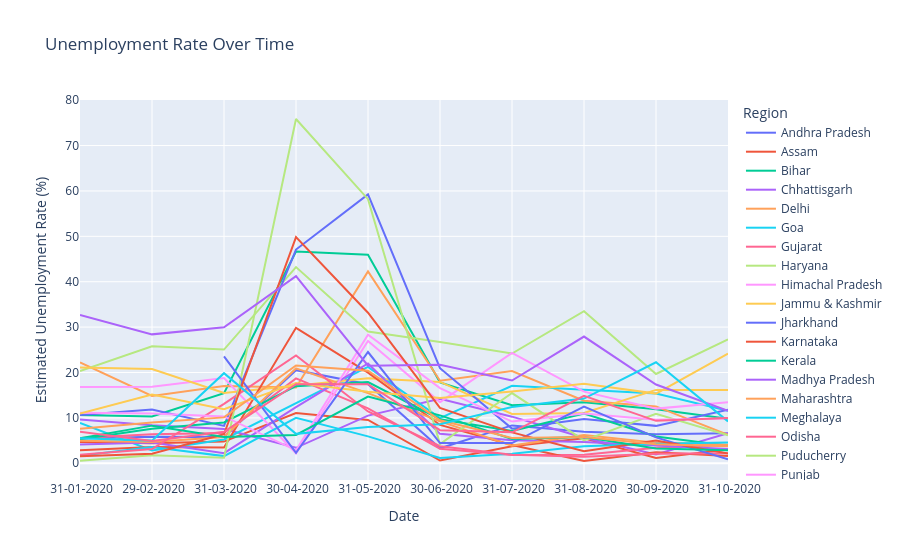

The code cell stored with this chart in its notebook:
### Markdown cell above
# Time Series Line Plot for Unemployment Rate by Region

### Code cell
fig = px.line(
    df2,
    x='Date',
    y="Estimated Unemployment Rate (%)",
    color='Region',
    title='Unemployment Rate Over Time',
    template='plotly'
)
fig.show()

### Figure 1 — Plotly figure (JSON) as saved in the notebook; plotly's stock layout.template omitted (floating-point values rounded to 4 significant figures)
{"data": [{"hovertemplate": "Region=Andhra Pradesh<br>Date=%{x}<br>Estimated Unemployment Rate (%)=%{y}<extra></extra>", "legendgroup": "Andhra Pradesh", "line": {"color": "#636efa", "dash": "solid"}, "marker": {"symbol": "circle"}, "mode": "lines", "name": "Andhra Pradesh", "orientation": "v", "showlegend": true, "type": "scatter", "x": [" 31-01-2020", " 29-02-2020", " 31-03-2020", " 30-04-2020", " 31-05-2020", " 30-06-2020", " 31-07-2020", " 31-08-2020", " 30-09-2020", " 31-10-2020"], "xaxis": "x", "y": [5.48, 5.83, 5.79, 20.51, 17.43, 3.31, 8.34, 6.96, 6.4, 6.59], "yaxis": "y"}, {"hovertemplate": "Region=Assam<br>Date=%{x}<br>Estimated Unemployment Rate (%)=%{y}<extra></extra>", "legendgroup": "Assam", "line": {"color": "#EF553B", "dash": "solid"}, "marker": {"symbol": "circle"}, "mode": "lines", "name": "Assam", "orientation": "v", "showlegend": true, "type": "scatter", "x": [" 31-01-2020", " 29-02-2020", " 31-03-2020", " 30-04-2020", " 31-05-2020", " 30-06-2020", " 31-07-2020", " 31-08-2020", " 30-09-2020", " 31-10-2020"], "xaxis": "x", "y": [4.66, 4.41, 4.77, 11.06, 9.55, 0.6, 3.77, 5.53, 1.19, 3.02], "yaxis": "y"}, {"hovertemplate": "Region=Bihar<br>Date=%{x}<br>Estimated Unemployment Rate (%)=%{y}<extra></extra>", "legendgroup": "Bihar", "line": {"color": "#00cc96", "dash": "solid"}, "marker": {"symbol": "circle"}, "mode": "lines", "name": "Bihar", "orientation": "v", "showlegend": true, "type": "scatter", "x": [" 31-01-2020", " 29-02-2020", " 31-03-2020", " 30-04-2020", " 31-05-2020", " 30-06-2020", " 31-07-2020", " 31-08-2020", " 30-09-2020", " 31-10-2020"], "xaxis": "x", "y": [10.61, 10.29, 15.43, 46.64, 45.96, 17.82, 12.79, 13.44, 11.91, 9.82], "yaxis": "y"}, {"hovertemplate": "Region=Chhattisgarh<br>Date=%{x}<br>Estimated Unemployment Rate (%)=%{y}<extra></extra>", "legendgroup": "Chhattisgarh", "line": {"color": "#ab63fa", "dash": "solid"}, "marker": {"symbol": "circle"}, "mode": "lines", "name": "Chhattisgarh", "orientation": "v", "showlegend": true, "type": "scatter", "x": [" 31-01-2020", " 29-02-2020", " 31-03-2020", " 30-04-2020", " 31-05-2020", " 30-06-2020", " 31-07-2020", " 31-08-2020", " 30-09-2020", " 31-10-2020"], "xaxis": "x", "y": [9.65, 8.38, 7.54, 3.41, 10.5, 14.23, 10.27, 5.63, 1.96, 6.62], "yaxis": "y"}, {"hovertemplate": "Region=Delhi<br>Date=%{x}<br>Estimated Unemployment Rate (%)=%{y}<extra></extra>", "legendgroup": "Delhi", "line": {"color": "#FFA15A", "dash": "solid"}, "marker": {"symbol": "circle"}, "mode": "lines", "name": "Delhi", "orientation": "v", "showlegend": true, "type": "scatter", "x": [" 31-01-2020", " 29-02-2020", " 31-03-2020", " 30-04-2020", " 31-05-2020", " 30-06-2020", " 31-07-2020", " 31-08-2020", " 30-09-2020", " 31-10-2020"], "xaxis": "x", "y": [22.23, 14.84, 17.04, 16.68, 42.27, 18.19, 20.3, 13.79, 12.53, 6.27], "yaxis": "y"}, {"hovertemplate": "Region=Goa<br>Date=%{x}<br>Estimated Unemployment Rate (%)=%{y}<extra></extra>", "legendgroup": "Goa", "line": {"color": "#19d3f3", "dash": "solid"}, "marker": {"symbol": "circle"}, "mode": "lines", "name": "Goa", "orientation": "v", "showlegend": true, "type": "scatter", "x": [" 31-01-2020", " 29-02-2020", " 31-03-2020", " 30-04-2020", " 31-05-2020", " 30-06-2020", " 31-07-2020", " 31-08-2020", " 30-09-2020", " 31-10-2020"], "xaxis": "x", "y": [8.89, 2.81, 5.25, 13.31, 21.25, 9.96, 17.07, 16.21, 15.38, 11.54], "yaxis": "y"}, {"hovertemplate": "Region=Gujarat<br>Date=%{x}<br>Estimated Unemployment Rate (%)=%{y}<extra></extra>", "legendgroup": "Gujarat", "line": {"color": "#FF6692", "dash": "solid"}, "marker": {"symbol": "circle"}, "mode": "lines", "name": "Gujarat", "orientation": "v", "showlegend": true, "type": "scatter", "x": [" 31-01-2020", " 29-02-2020", " 31-03-2020", " 30-04-2020", " 31-05-2020", " 30-06-2020", " 31-07-2020", " 31-08-2020", " 30-09-2020", " 31-10-2020"], "xaxis": "x", "y": [5.54, 6.38, 6.66, 18.71, 12.11, 3.2, 1.84, 1.87, 3.42, 4.03], "yaxis": "y"}, {"hovertemplate": "Region=Haryana<br>Date=%{x}<br>Estimated Unemployment Rate (%)=%{y}<extra></extra>", "legendgroup": "Haryana", "line": {"color": "#B6E880", "dash": "solid"}, "marker": {"symbol": "circle"}, "mode": "lines", "name": "Haryana", "orientation": "v", "showlegend": true, "type": "scatter", "x": [" 31-01-2020", " 29-02-2020", " 31-03-2020", " 30-04-2020", " 31-05-2020", " 30-06-2020", " 31-07-2020", " 31-08-2020", " 30-09-2020", " 31-10-2020"], "xaxis": "x", "y": [20.34, 25.77, 25.05, 43.22, 29.02, 26.7, 24.18, 33.5, 19.68, 27.31], "yaxis": "y"}, {"hovertemplate": "Region=Himachal Pradesh<br>Date=%{x}<br>Estimated Unemployment Rate (%)=%{y}<extra></extra>", "legendgroup": "Himachal Pradesh", "line": {"color": "#FF97FF", "dash": "solid"}, "marker": {"symbol": "circle"}, "mode": "lines", "name": "Himachal Pradesh", "orientation": "v", "showlegend": true, "type": "scatter", "x": [" 31-01-2020", " 29-02-2020", " 31-03-2020", " 30-04-2020", " 31-05-2020", " 30-06-2020", " 31-07-2020", " 31-08-2020", " 30-09-2020", " 31-10-2020"], "xaxis": "x", "y": [16.83, 16.84, 18.76, 2.2, 26.95, 13.47, 24.31, 15.79, 12.04, 13.46], "yaxis": "y"}, {"hovertemplate": "Region=Jammu & Kashmir<br>Date=%{x}<br>Estimated Unemployment Rate (%)=%{y}<extra></extra>", "legendgroup": "Jammu & Kashmir", "line": {"color": "#FECB52", "dash": "solid"}, "marker": {"symbol": "circle"}, "mode": "lines", "name": "Jammu & Kashmir", "orientation": "v", "showlegend": true, "type": "scatter", "x": [" 31-01-2020", " 29-02-2020", " 31-03-2020", " 31-05-2020", " 30-06-2020", " 31-07-2020", " 31-08-2020", " 30-09-2020", " 31-10-2020"], "xaxis": "x", "y": [21.08, 20.78, 15.5, 18.74, 17.92, 10.88, 11.09, 16.17, 16.14], "yaxis": "y"}, {"hovertemplate": "Region=Jharkhand<br>Date=%{x}<br>Estimated Unemployment Rate (%)=%{y}<extra></extra>", "legendgroup": "Jharkhand", "line": {"color": "#636efa", "dash": "solid"}, "marker": {"symbol": "circle"}, "mode": "lines", "name": "Jharkhand", "orientation": "v", "showlegend": true, "type": "scatter", "x": [" 31-01-2020", " 29-02-2020", " 31-03-2020", " 30-04-2020", " 31-05-2020", " 30-06-2020", " 31-07-2020", " 31-08-2020", " 30-09-2020", " 31-10-2020"], "xaxis": "x", "y": [10.61, 11.85, 8.23, 47.09, 59.23, 20.95, 7.63, 9.76, 8.24, 11.8], "yaxis": "y"}, {"hovertemplate": "Region=Karnataka<br>Date=%{x}<br>Estimated Unemployment Rate (%)=%{y}<extra></extra>", "legendgroup": "Karnataka", "line": {"color": "#EF553B", "dash": "solid"}, "marker": {"symbol": "circle"}, "mode": "lines", "name": "Karnataka", "orientation": "v", "showlegend": true, "type": "scatter", "x": [" 31-01-2020", " 29-02-2020", " 31-03-2020", " 30-04-2020", " 31-05-2020", " 30-06-2020", " 31-07-2020", " 31-08-2020", " 30-09-2020", " 31-10-2020"], "xaxis": "x", "y": [2.86, 3.61, 3.46, 29.84, 19.97, 8.44, 4.01, 0.5, 2.41, 1.58], "yaxis": "y"}, {"hovertemplate": "Region=Kerala<br>Date=%{x}<br>Estimated Unemployment Rate (%)=%{y}<extra></extra>", "legendgroup": "Kerala", "line": {"color": "#00cc96", "dash": "solid"}, "marker": {"symbol": "circle"}, "mode": "lines", "name": "Kerala", "orientation": "v", "showlegend": true, "type": "scatter", "x": [" 31-01-2020", " 29-02-2020", " 31-03-2020", " 30-04-2020", " 31-05-2020", " 30-06-2020", " 31-07-2020", " 31-08-2020", " 30-09-2020", " 31-10-2020"], "xaxis": "x", "y": [5.31, 7.6, 8.99, 16.99, 17.88, 9.71, 7.09, 10.98, 5.91, 3.88], "yaxis": "y"}, {"hovertemplate": "Region=Madhya Pradesh<br>Date=%{x}<br>Estimated Unemployment Rate (%)=%{y}<extra></extra>", "legendgroup": "Madhya Pradesh", "line": {"color": "#ab63fa", "dash": "solid"}, "marker": {"symbol": "circle"}, "mode": "lines", "name": "Madhya Pradesh", "orientation": "v", "showlegend": true, "type": "scatter", "x": [" 31-01-2020", " 29-02-2020", " 31-03-2020", " 30-04-2020", " 31-05-2020", " 30-06-2020", " 31-07-2020", " 31-08-2020", " 30-09-2020", " 31-10-2020"], "xaxis": "x", "y": [4.11, 4.57, 2.22, 12.36, 21.98, 6.48, 5.08, 4.7, 3.91, 3.13], "yaxis": "y"}, {"hovertemplate": "Region=Maharashtra<br>Date=%{x}<br>Estimated Unemployment Rate (%)=%{y}<extra></extra>", "legendgroup": "Maharashtra", "line": {"color": "#FFA15A", "dash": "solid"}, "marker": {"symbol": "circle"}, "mode": "lines", "name": "Maharashtra", "orientation": "v", "showlegend": true, "type": "scatter", "x": [" 31-01-2020", " 29-02-2020", " 31-03-2020", " 30-04-2020", " 31-05-2020", " 30-06-2020", " 31-07-2020", " 31-08-2020", " 30-09-2020", " 31-10-2020"], "xaxis": "x", "y": [4.95, 4.69, 5.79, 20.9, 15.46, 9.23, 3.89, 6.23, 4.55, 4.1], "yaxis": "y"}, {"hovertemplate": "Region=Meghalaya<br>Date=%{x}<br>Estimated Unemployment Rate (%)=%{y}<extra></extra>", "legendgroup": "Meghalaya", "line": {"color": "#19d3f3", "dash": "solid"}, "marker": {"symbol": "circle"}, "mode": "lines", "name": "Meghalaya", "orientation": "v", "showlegend": true, "type": "scatter", "x": [" 31-01-2020", " 29-02-2020", " 31-03-2020", " 30-04-2020", " 31-05-2020", " 30-06-2020", " 31-07-2020", " 31-08-2020", " 30-09-2020", " 31-10-2020"], "xaxis": "x", "y": [1.66, 3.59, 1.58, 10.03, 5.92, 1.15, 2.1, 3.74, 4.29, 4.6], "yaxis": "y"}, {"hovertemplate": "Region=Odisha<br>Date=%{x}<br>Estimated Unemployment Rate (%)=%{y}<extra></extra>", "legendgroup": "Odisha", "line": {"color": "#FF6692", "dash": "solid"}, "marker": {"symbol": "circle"}, "mode": "lines", "name": "Odisha", "orientation": "v", "showlegend": true, "type": "scatter", "x": [" 31-01-2020", " 29-02-2020", " 31-03-2020", " 30-04-2020", " 31-05-2020", " 30-06-2020", " 31-07-2020", " 31-08-2020", " 30-09-2020", " 31-10-2020"], "xaxis": "x", "y": [1.9, 3.12, 13.08, 23.76, 11.41, 3.77, 1.88, 1.42, 2.1, 2.18], "yaxis": "y"}, {"hovertemplate": "Region=Puducherry<br>Date=%{x}<br>Estimated Unemployment Rate (%)=%{y}<extra></extra>", "legendgroup": "Puducherry", "line": {"color": "#B6E880", "dash": "solid"}, "marker": {"symbol": "circle"}, "mode": "lines", "name": "Puducherry", "orientation": "v", "showlegend": true, "type": "scatter", "x": [" 31-01-2020", " 29-02-2020", " 31-03-2020", " 30-04-2020", " 31-05-2020", " 30-06-2020", " 31-07-2020", " 31-08-2020", " 30-09-2020", " 31-10-2020"], "xaxis": "x", "y": [0.58, 1.76, 1.2, 75.85, 58.19, 4.24, 15.47, 5.05, 10.9, 6.18], "yaxis": "y"}, {"hovertemplate": "Region=Punjab<br>Date=%{x}<br>Estimated Unemployment Rate (%)=%{y}<extra></extra>", "legendgroup": "Punjab", "line": {"color": "#FF97FF", "dash": "solid"}, "marker": {"symbol": "circle"}, "mode": "lines", "name": "Punjab", "orientation": "v", "showlegend": true, "type": "scatter", "x": [" 31-01-2020", " 29-02-2020", " 31-03-2020", " 30-04-2020", " 31-05-2020", " 30-06-2020", " 31-07-2020", " 31-08-2020", " 30-09-2020", " 31-10-2020"], "xaxis": "x", "y": [11.11, 10.97, 10.32, 2.86, 28.33, 16.55, 9.19, 10.99, 9.61, 9.88], "yaxis": "y"}, {"hovertemplate": "Region=Rajasthan<br>Date=%{x}<br>Estimated Unemployment Rate (%)=%{y}<extra></extra>", "legendgroup": "Rajasthan", "line": {"color": "#FECB52", "dash": "solid"}, "marker": {"symbol": "circle"}, "mode": "lines", "name": "Rajasthan", "orientation": "v", "showlegend": true, "type": "scatter", "x": [" 31-01-2020", " 29-02-2020", " 31-03-2020", " 30-04-2020", " 31-05-2020", " 30-06-2020", " 31-07-2020", " 31-08-2020", " 30-09-2020", " 31-10-2020"], "xaxis": "x", "y": [10.97, 15.16, 11.9, 17.7, 15.74, 14.39, 15.81, 17.51, 15.35, 24.15], "yaxis": "y"}, {"hovertemplate": "Region=Sikkim<br>Date=%{x}<br>Estimated Unemployment Rate (%)=%{y}<extra></extra>", "legendgroup": "Sikkim", "line": {"color": "#636efa", "dash": "solid"}, "marker": {"symbol": "circle"}, "mode": "lines", "name": "Sikkim", "orientation": "v", "showlegend": true, "type": "scatter", "x": [" 31-03-2020", " 30-04-2020", " 31-05-2020", " 30-06-2020", " 31-07-2020", " 31-08-2020", " 30-09-2020", " 31-10-2020"], "xaxis": "x", "y": [23.57, 2.28, 24.51, 4.46, 4.45, 12.49, 5.7, 0.88], "yaxis": "y"}, {"hovertemplate": "Region=Tamil Nadu<br>Date=%{x}<br>Estimated Unemployment Rate (%)=%{y}<extra></extra>", "legendgroup": "Tamil Nadu", "line": {"color": "#EF553B", "dash": "solid"}, "marker": {"symbol": "circle"}, "mode": "lines", "name": "Tamil Nadu", "orientation": "v", "showlegend": true, "type": "scatter", "x": [" 31-01-2020", " 29-02-2020", " 31-03-2020", " 30-04-2020", " 31-05-2020", " 30-06-2020", " 31-07-2020", " 31-08-2020", " 30-09-2020", " 31-10-2020"], "xaxis": "x", "y": [1.57, 2.09, 6.4, 49.83, 33.16, 12.2, 6.81, 2.65, 5, 2.16], "yaxis": "y"}, {"hovertemplate": "Region=Telangana<br>Date=%{x}<br>Estimated Unemployment Rate (%)=%{y}<extra></extra>", "legendgroup": "Telangana", "line": {"color": "#00cc96", "dash": "solid"}, "marker": {"symbol": "circle"}, "mode": "lines", "name": "Telangana", "orientation": "v", "showlegend": true, "type": "scatter", "x": [" 31-01-2020", " 29-02-2020", " 31-03-2020", " 30-04-2020", " 31-05-2020", " 30-06-2020", " 31-07-2020", " 31-08-2020", " 30-09-2020", " 31-10-2020"], "xaxis": "x", "y": [5.49, 8.29, 5.77, 6.25, 14.7, 10.55, 5.36, 5.79, 3.27, 2.86], "yaxis": "y"}, {"hovertemplate": "Region=Tripura<br>Date=%{x}<br>Estimated Unemployment Rate (%)=%{y}<extra></extra>", "legendgroup": "Tripura", "line": {"color": "#ab63fa", "dash": "solid"}, "marker": {"symbol": "circle"}, "mode": "lines", "name": "Tripura", "orientation": "v", "showlegend": true, "type": "scatter", "x": [" 31-01-2020", " 29-02-2020", " 31-03-2020", " 30-04-2020", " 31-05-2020", " 30-06-2020", " 31-07-2020", " 31-08-2020", " 30-09-2020", " 31-10-2020"], "xaxis": "x", "y": [32.67, 28.4, 29.95, 41.23, 21.51, 21.71, 18.24, 27.92, 17.35, 11.57], "yaxis": "y"}, {"hovertemplate": "Region=Uttar Pradesh<br>Date=%{x}<br>Estimated Unemployment Rate (%)=%{y}<extra></extra>", "legendgroup": "Uttar Pradesh", "line": {"color": "#FFA15A", "dash": "solid"}, "marker": {"symbol": "circle"}, "mode": "lines", "name": "Uttar Pradesh", "orientation": "v", "showlegend": true, "type": "scatter", "x": [" 31-01-2020", " 29-02-2020", " 31-03-2020", " 30-04-2020", " 31-05-2020", " 30-06-2020", " 31-07-2020", " 31-08-2020", " 30-09-2020", " 31-10-2020"], "xaxis": "x", "y": [7.58, 8.98, 10.11, 21.54, 20.41, 9.47, 5.56, 5.79, 4.18, 3.75], "yaxis": "y"}, {"hovertemplate": "Region=Uttarakhand<br>Date=%{x}<br>Estimated Unemployment Rate (%)=%{y}<extra></extra>", "legendgroup": "Uttarakhand", "line": {"color": "#19d3f3", "dash": "solid"}, "marker": {"symbol": "circle"}, "mode": "lines", "name": "Uttarakhand", "orientation": "v", "showlegend": true, "type": "scatter", "x": [" 31-01-2020", " 29-02-2020", " 31-03-2020", " 30-04-2020", " 31-05-2020", " 30-06-2020", " 31-07-2020", " 31-08-2020", " 30-09-2020", " 31-10-2020"], "xaxis": "x", "y": [5.49, 4.99, 19.85, 6.48, 8.01, 8.61, 12.38, 14.26, 22.26, 9.23], "yaxis": "y"}, {"hovertemplate": "Region=West Bengal<br>Date=%{x}<br>Estimated Unemployment Rate (%)=%{y}<extra></extra>", "legendgroup": "West Bengal", "line": {"color": "#FF6692", "dash": "solid"}, "marker": {"symbol": "circle"}, "mode": "lines", "name": "West Bengal", "orientation": "v", "showlegend": true, "type": "scatter", "x": [" 31-01-2020", " 29-02-2020", " 31-03-2020", " 30-04-2020", " 31-05-2020", " 30-06-2020", " 31-07-2020", " 31-08-2020", " 30-09-2020", " 31-10-2020"], "xaxis": "x", "y": [6.94, 4.92, 6.92, 17.41, 17.41, 7.29, 6.83, 14.87, 9.35, 9.98], "yaxis": "y"}], "layout": {"legend": {"title": {"text": "Region"}, "tracegroupgap": 0}, "title": {"text": "Unemployment Rate Over Time"}, "xaxis": {"anchor": "y", "domain": [0, 1], "title": {"text": "Date"}}, "yaxis": {"anchor": "x", "domain": [0, 1], "title": {"text": "Estimated Unemployment Rate (%)"}}}}
